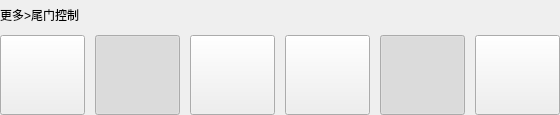
  <widget class="QWidget" name="tailgateWidget" native="true">
   <property name="geometry">
    <rect>
     <x>170</x>
     <y>585</y>
     <width>560</width>
     <height>115</height>
    </rect>
   </property>
   <widget class="QWidget" name="tailgateBtnWidget" native="true">
    <property name="geometry">
     <rect>
      <x>0</x>
      <y>35</y>
      <width>560</width>
      <height>80</height>
     </rect>
    </property>
    <layout class="QHBoxLayout" name="horizontalLayout_3">
     <property name="spacing">
      <number>10</number>
     </property>
     <property name="leftMargin">
      <number>0</number>
     </property>
     <property name="topMargin">
      <number>0</number>
     </property>
     <property name="rightMargin">
      <number>0</number>
     </property>
     <property name="bottomMargin">
      <number>0</number>
     </property>
     <item>
      <widget class="QPushButton" name="manualLockBtn">
       <property name="minimumSize">
        <size>
         <width>85</width>
         <height>80</height>
        </size>
       </property>
       <property name="styleSheet">
        <string notr="true">QPushButton {border-image:url(:/icon/vm/dashboard/buttons/newButton/More/Tailgate/ManualCtrl/btn_sj_n.png)}QPushButton:pressed {border-image:url(:/icon/vm/dashboard/buttons/newButton/More/Tailgate/ManualCtrl/btn_sj_p.png)}QPushButton:checked {border-image:url(:/icon/vm/dashboard/buttons/newButton/More/Tailgate/ManualCtrl/btn_sj_s.png)}</string>
       </property>
       <property name="text">
        <string/>
       </property>
       <property name="checkable">
        <bool>true</bool>
       </property>
       <attribute name="buttonGroup">
        <string notr="true">manualLockBtnGroup</string>
       </attribute>
      </widget>
     </item>
     <item>
      <widget class="QPushButton" name="manualStop1Btn">
       <property name="minimumSize">
        <size>
         <width>85</width>
         <height>80</height>
        </size>
       </property>
       <property name="styleSheet">
        <string notr="true">QPushButton {border-image:url(:/icon/vm/dashboard/buttons/newButton/More/Tailgate/ManualCtrl/btn_tz_n.png)}QPushButton:pressed {border-image:url(:/icon/vm/dashboard/buttons/newButton/More/Tailgate/ManualCtrl/btn_tz_p.png)}QPushButton:checked {border-image:url(:/icon/vm/dashboard/buttons/newButton/More/Tailgate/ManualCtrl/btn_tz_s.png)}</string>
       </property>
       <property name="text">
        <string/>
       </property>
       <property name="checkable">
        <bool>true</bool>
       </property>
       <property name="checked">
        <bool>true</bool>
       </property>
       <attribute name="buttonGroup">
        <string notr="true">manualLockBtnGroup</string>
       </attribute>
      </widget>
     </item>
     <item>
      <widget class="QPushButton" name="manualUnlockBtn">
       <property name="minimumSize">
        <size>
         <width>85</width>
         <height>80</height>
        </size>
       </property>
       <property name="styleSheet">
        <string notr="true">QPushButton {border-image:url(:/icon/vm/dashboard/buttons/newButton/More/Tailgate/ManualCtrl/btn_js_n.png)}QPushButton:pressed {border-image:url(:/icon/vm/dashboard/buttons/newButton/More/Tailgate/ManualCtrl/btn_js_p.png)}QPushButton:checked {border-image:url(:/icon/vm/dashboard/buttons/newButton/More/Tailgate/ManualCtrl/btn_js_s.png)}</string>
       </property>
       <property name="text">
        <string/>
       </property>
       <property name="checkable">
        <bool>true</bool>
       </property>
       <attribute name="buttonGroup">
        <string notr="true">manualLockBtnGroup</string>
       </attribute>
      </widget>
     </item>
     <item>
      <widget class="QPushButton" name="manualReleaseBtn">
       <property name="minimumSize">
        <size>
         <width>85</width>
         <height>80</height>
        </size>
       </property>
       <property name="styleSheet">
        <string notr="true">QPushButton {border-image:url(:/icon/vm/dashboard/buttons/newButton/More/Tailgate/ManualCtrl/btn_fx_n.png)}QPushButton:pressed {border-image:url(:/icon/vm/dashboard/buttons/newButton/More/Tailgate/AutoCtrl/btn_fx_p.png)}QPushButton:checked {border-image:url(:/icon/vm/dashboard/buttons/newButton/More/Tailgate/AutoCtrl/btn_fx_s.png)}</string>
       </property>
       <property name="text">
        <string/>
       </property>
       <property name="checkable">
        <bool>true</bool>
       </property>
       <attribute name="buttonGroup">
        <string notr="true">manualreleaseBtnGroup</string>
       </attribute>
      </widget>
     </item>
     <item>
      <widget class="QPushButton" name="manualStop2Bnt">
       <property name="minimumSize">
        <size>
         <width>85</width>
         <height>80</height>
        </size>
       </property>
       <property name="styleSheet">
        <string notr="true">QPushButton {border-image:url(:/icon/vm/dashboard/buttons/newButton/More/Tailgate/ManualCtrl/btn_sftz_n.png)}QPushButton:pressed {border-image:url(:/icon/vm/dashboard/buttons/newButton/More/Tailgate/ManualCtrl/btn_sftz_p.png)}QPushButton:checked {border-image:url(:/icon/vm/dashboard/buttons/newButton/More/Tailgate/ManualCtrl/btn_sftz_s.png)}</string>
       </property>
       <property name="text">
        <string/>
       </property>
       <property name="checkable">
        <bool>true</bool>
       </property>
       <property name="checked">
        <bool>true</bool>
       </property>
       <attribute name="buttonGroup">
        <string notr="true">manualreleaseBtnGroup</string>
       </attribute>
      </widget>
     </item>
     <item>
      <widget class="QPushButton" name="manualwithdrawBtn">
       <property name="minimumSize">
        <size>
         <width>85</width>
         <height>80</height>
        </size>
       </property>
       <property name="styleSheet">
        <string notr="true">QPushButton {border-image:url(:/icon/vm/dashboard/buttons/newButton/More/Tailgate/ManualCtrl/btn_sh_n.png)}QPushButton:pressed {border-image:url(:/icon/vm/dashboard/buttons/newButton/More/Tailgate/ManualCtrl/btn_sh_p.png)}QPushButton:checked {border-image:url(:/icon/vm/dashboard/buttons/newButton/More/Tailgate/ManualCtrl/btn_sh_s.png)}</string>
       </property>
       <property name="text">
        <string/>
       </property>
       <property name="checkable">
        <bool>true</bool>
       </property>
       <attribute name="buttonGroup">
        <string notr="true">manualreleaseBtnGroup</string>
       </attribute>
      </widget>
     </item>
    </layout>
   </widget>
   <widget class="QLabel" name="tailgateTittlelabel">
    <property name="geometry">
     <rect>
      <x>0</x>
      <y>0</y>
      <width>560</width>
      <height>30</height>
     </rect>
    </property>
    <property name="text">
     <string>更多&gt;尾门控制</string>
    </property>
   </widget>
  </widget>
